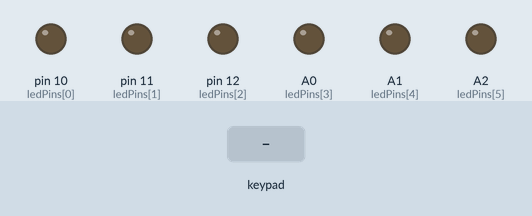
Recording of a sketch running on a simulated Arduino Uno, built with avr-gcc and run on an emulated ATmega328P. Shown: output pins drawn as LEDs (lit = HIGH). Dashed ring = blinking. Inputs (shaded band) come from the test bench.

Above: at 1.2 s.
1.3 s: key 'D' pressed
At 1.4 s:
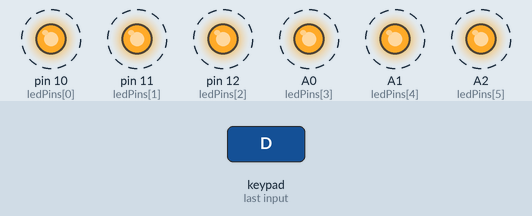
4.3 s: key 'B' pressed
At 4.9 s:
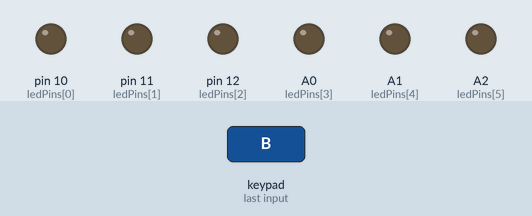
5.8 s: keypad keys 2 3 4 5 D pressed 0.4 s apart
At 7.5 s:
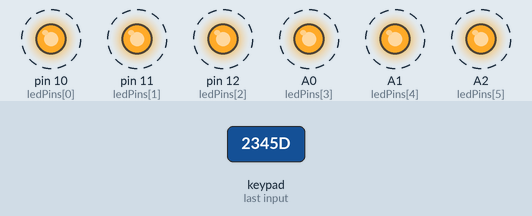
Timing chart, 0 to 15.9 s (numbered marks = the images above; inputs shaded):
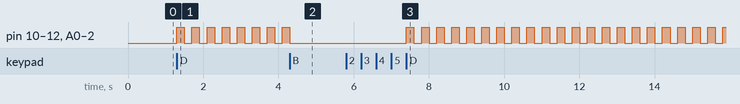

Measured:
- after the input at 1.3 s, pin 10 (ledPins[0]), pin 11 (ledPins[1]), pin 12 (ledPins[2]), A0 (ledPins[3]), A1 (ledPins[4]), A2 (ledPins[5]): alternates HIGH for 0.20 s and LOW for 0.20 s, starting at once
- after the input at 4.3 s, pin 10 (ledPins[0]), pin 11 (ledPins[1]), pin 12 (ledPins[2]), A0 (ledPins[3]), A1 (ledPins[4]), A2 (ledPins[5]): goes on until 4.3 s, then stays LOW
- after the input at 5.8 s, pin 10 (ledPins[0]), pin 11 (ledPins[1]), pin 12 (ledPins[2]), A0 (ledPins[3]), A1 (ledPins[4]), A2 (ledPins[5]): alternates HIGH for 0.20 s and LOW for 0.20 s, starting after 1.6 s

The sketch:

led-numpad.ino
```cpp
#include <Keypad.h>

// Numpad settings
const byte numRows = 4; // Number of rows
const byte numCols = 4; // Number of columns

char keymap[numRows][numCols] = {
  {'1', '2', '3', 'A'},
  {'4', '5', '6', 'B'},
  {'7', '8', '9', 'C'},
  {'*', '0', '#', 'D'}
};

byte rowPins[numRows] = {2, 3, 4, 5}; // Row pins
byte colPins[numCols] = {6, 7, 8, 9}; // Column pins

Keypad myKeypad = Keypad(makeKeymap(keymap), rowPins, colPins, numRows, numCols);

// LED pins
const int ledPins[] = {10, 11, 12, A0, A1, A2};
const int numLeds = 6;

void setup() {
  // Set LED pins as output
  for (int i = 0; i < numLeds; i++) {
    pinMode(ledPins[i], OUTPUT);
  }
  Serial.begin(9600); // Start serial communication
}

void loop() {
  char key = myKeypad.getKey(); // Read the pressed key

  if (key) { // If a key is pressed
    switch (key) {
      case 'A':
        turnOnAllLeds();
        break;

      case 'B':
        turnOffAllLeds();
        break;

      case 'C':
        handleToggleMode();
        break;

      case 'D':
        handleBlinkMode();
        break;
    }
  }
}

// Function to turn on all LEDs
void turnOnAllLeds() {
  for (int i = 0; i < numLeds; i++) {
    digitalWrite(ledPins[i], HIGH);
  }
}

// Function to turn off all LEDs
void turnOffAllLeds() {
  for (int i = 0; i < numLeds; i++) {
    digitalWrite(ledPins[i], LOW);
  }
}

// Function to handle toggle mode
void handleToggleMode() {
  while (true) {
    char newKey = myKeypad.getKey();
    if (newKey >= '1' && newKey <= '6') {
      int ledIndex = newKey - '1'; // Adjusting index to start from 0
      toggleLed(ledIndex);
    } else if (newKey == '0') {
      break; // Exit the loop
    }
  }
}

// Function to toggle a specific LED
void toggleLed(int index) {
  digitalWrite(ledPins[index], !digitalRead(ledPins[index]));
}

// Function to handle blink mode
void handleBlinkMode() {
  while (true) {
    char loopKey = myKeypad.getKey();
    if (loopKey == 'B') { // Check for 'B' key to exit the loop
      turnOffAllLeds();
      break;
    }
    blinkAllLeds();
  }
}

// Function to blink all LEDs
void blinkAllLeds() {
  for (int i = 0; i < numLeds; i++) {
    digitalWrite(ledPins[i], HIGH);
  }
  delay(200);
  for (int i = 0; i < numLeds; i++) {
    digitalWrite(ledPins[i], LOW);
  }
  delay(200);
}
```
